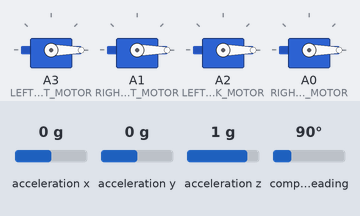
Recording of a sketch running on a simulated Arduino Uno, built with avr-gcc and run on an emulated ATmega328P. Parts: 4 × servo. The inputs (shaded band) are chosen by the test bench; at power-on: acceleration x 0 g, acceleration y 0 g, acceleration z 1 g, compass heading 90°. No radio packets arrive unless stated.

Above: at 11.2 s.
11.3 s: acceleration x set to -1.4 g
At 12.7 s:
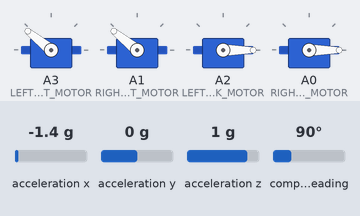
13.0 s: acceleration y set to -1.4 g
At 14.2 s:
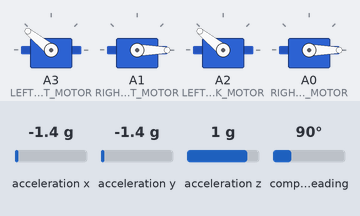
14.5 s: acceleration z set to 1.4 g
At 15.7 s:
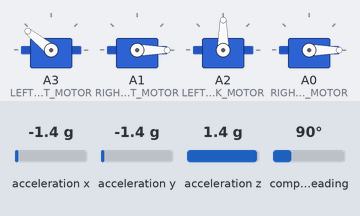
16.0 s: acceleration x set to 1.4 g
At 17.2 s:
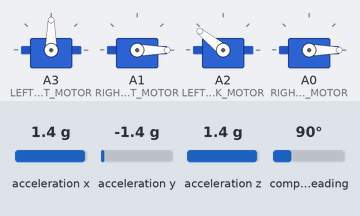
17.5 s: acceleration y set to -0.8 g
At 18.7 s:
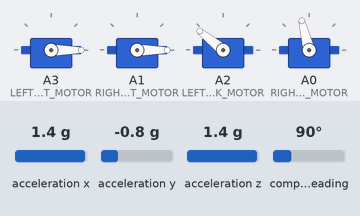
19.0 s: acceleration z set to 0.8 g
At 20.3 s:
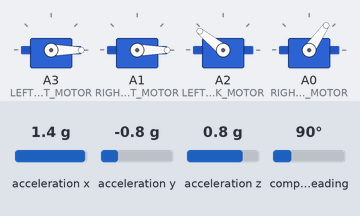
Timing chart, 0 to 21.5 s (numbered marks = the images above; inputs shaded):
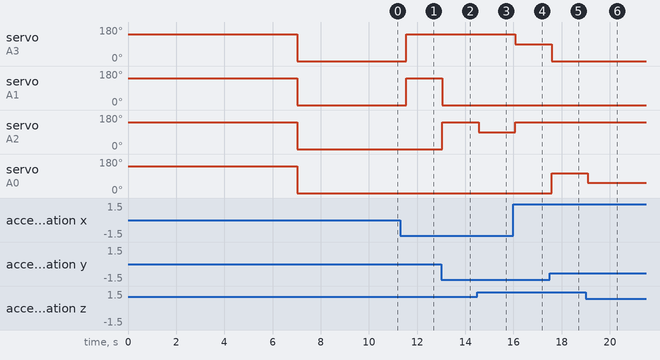

Measured:
- after the input at 11.3 s, servo on A3 (LEFT_FRONT_MOTOR), servo on A1 (RIGHT_FRONT_MOTOR): 0° → 141° after 0.24 s
- after the input at 13.0 s, servo on A1 (RIGHT_FRONT_MOTOR): 141° → 0° after 0.05 s; servo on A2 (LEFT_BACK_MOTOR): 0° → 141° after 0.05 s
- after the input at 14.5 s, servo on A2 (LEFT_BACK_MOTOR): 141° → 90° after 0.06 s
- after the input at 16.0 s, servo on A3 (LEFT_FRONT_MOTOR): 141° → 90° after 0.07 s; servo on A2 (LEFT_BACK_MOTOR): 90° → 141° after 0.07 s
- after the input at 17.5 s, servo on A3 (LEFT_FRONT_MOTOR): 90° → 0° after 0.08 s; servo on A0 (RIGHT_BACK_MOTOR): 0° → 104° after 0.08 s
- after the input at 19.0 s, servo on A0 (RIGHT_BACK_MOTOR): 104° → 55° after 0.09 s

The sketch:

quad.ino
```cpp
#include <Servo.h>
#include <string.h>
#include "imu.h"
#include "pid.h"
#include "motors.h"

#define PITCH_P 100.0
#define PITCH_I 0.0
#define PITCH_D 0.0
#define ROLL_P 100.0
#define ROLL_I 0.0
#define ROLL_D 0.0
#define YAW_P 100.0
#define YAW_I 0.0
#define YAW_D 0.0

// #define SERIAL
#define RADIO

#ifdef SERIAL
  #define SETUP_LOGGER Serial.begin(9600); while(!Serial);
  #define LOG(x) Serial.println(x);
#endif

#ifdef RADIO
  #define SETUP_LOGGER setup_radio();
  #define LOG(x) radio_write(x);
#endif

volatile int throttle = 0;
volatile int pitch = 0;
volatile int roll = 0;
volatile int yaw = 0;

PID pitch_pid;
PID roll_pid;
PID yaw_pid;

Orientation init_orientation;

void setup() {
  SETUP_LOGGER;
  LOG("System Setting Up");
  LOG("Setting Up Reciever");
  setup_reciever();
  LOG("Calibrating Motors");
  attach_motors();
  calibrate_motors();
  LOG("Creating pids");
  pitch_pid = create_pid(PITCH_P, PITCH_I, PITCH_D);
  roll_pid = create_pid(ROLL_P, ROLL_I, ROLL_D);
  yaw_pid = create_pid(YAW_P, YAW_I, YAW_D);
  LOG("Setting up IMU");
  imu_initialize();
  LOG("Fetching Initial Position");
  init_orientation = current_orientation();
  LOG("System Up");
}

void loop() {
  Orientation current_orient = current_orientation();
  Orientation error = orientation_diff(&init_orientation, &current_orient);
  int new_pitch = update_pid(&pitch_pid, error.pitch) + pitch;
  int new_roll = update_pid(&roll_pid, error.roll) + roll;
  char status_string[100];
  sprintf(status_string, "New Pitch:\t%i\tNew Roll:\t%i", new_pitch, new_roll);
  // char * status_string = strformat("New Pitch:\t%d\tNew Roll:\t%d", new_pitch, new_roll);
  LOG(status_string);

  // Yaw pid is disabled for reasons...
  //
  // int new_yaw = update_pid(&yaw_pid, error.yaw) + yaw;
  // Serial.print("\tNew Yaw:\t");
  // Serial.println(new_yaw);
  //
  motorStruct motor_data = create_motor_struct(throttle, new_pitch, new_roll, 0);
  update_motors(motor_data);
  delay(500);
}
```

imu.h
```cpp
typedef struct StructOrientation {
  float pitch;
  float roll;
  float yaw;
} Orientation;

void imu_initialize();
Orientation current_orientation();
Orientation orientation_diff(Orientation *x, Orientation *y);
```

imu.ino
```cpp
#include <Adafruit_Sensor.h>
#include <Adafruit_BNO055.h>

#define RADIANS_TO_DEGREES(x) x * 57.2958

#define MICROSEC_TO_HERTZ(x) (1.0/x)

Adafruit_BNO055 orient = Adafruit_BNO055();

void imu_initialize(){
  if (!orient.begin()){
    LOG("Oops ... unable to initialize the L3GD20. Check your wiring!");
    while (1);
  }
}

Orientation current_orientation(){
  sensors_event_t event;
  orient.getEvent(&event);

  // heading and roll are swapped because the imu is on wrong
  return {
    .pitch = event.orientation.pitch,
    .roll = event.orientation.heading,
    .yaw = event.orientation.roll
  };
}

Orientation orientation_diff(Orientation *x, Orientation *y){
  return {
    .pitch = x->pitch - y->pitch,
    .roll = x->roll - y->roll,
    .yaw = x->yaw - y->yaw
  };
}
```

motors.h
```cpp
typedef struct StructmotorStruct {
  int left_front;
  int right_front;
  int left_back;
  int right_back;
} motorStruct;

void attach_motors();
motorStruct create_motor_struct(int throttle, int pitch, int roll, int yaw);
void calibrate_motors();
int scope_motor_values(int in);
void print_motor_struct(motorStruct data);
void update_motors(motorStruct data);
```

motors.ino
```cpp
#define LEFT_FRONT_MOTOR A3
#define RIGHT_FRONT_MOTOR A1
#define LEFT_BACK_MOTOR A2
#define RIGHT_BACK_MOTOR A0

#define MIN_MOTOR_VALUE 500
#define MAX_MOTOR_VALUE 2000

Servo left_front_motor;
Servo right_front_motor;
Servo left_back_motor;
Servo right_back_motor;

motorStruct zero_struct {0,0,0,0};
motorStruct max_struct {2000, 2000, 2000, 2000};

void attach_motors(){
  left_front_motor.attach(LEFT_FRONT_MOTOR);
  right_front_motor.attach(RIGHT_FRONT_MOTOR);
  left_back_motor.attach(LEFT_BACK_MOTOR);
  right_back_motor.attach(RIGHT_BACK_MOTOR);
}

motorStruct create_motor_struct(int throttle, int pitch, int roll, int yaw){
  return {
    .left_front = scope_motor_values(throttle + pitch - roll + yaw + 500),
    .right_front = scope_motor_values(throttle + pitch + roll - yaw + 500),
    .left_back = scope_motor_values(throttle - pitch - roll - yaw + 500),
    .right_back = scope_motor_values(throttle - pitch + roll + yaw + 500)
  };
}

void calibrate_motors(){
  update_motors(max_struct);
  delay(3000);
  update_motors(zero_struct);
  delay(3000);
}

int scope_motor_values(int in){
  if(in < MIN_MOTOR_VALUE){
    return MIN_MOTOR_VALUE;
  } else if(in > MAX_MOTOR_VALUE){
    return MAX_MOTOR_VALUE;
  } else {
    return in;
  }
}

void print_motor_struct(motorStruct data){
  char motor_string[100];
  sprintf(motor_string,
          "\nLeft Front:\t%d\tRight Front:\t%d\tLeft Back:\t%d\tRightBack:\t%d",
          data.left_front,
          data.right_front,
          data.left_back,
          data.right_back);
  LOG(motor_string);
}

void update_motors(motorStruct data){
  // print_motor_struct(data);
  left_front_motor.writeMicroseconds(data.left_front);
  right_front_motor.writeMicroseconds(data.right_front);
  left_back_motor.writeMicroseconds(data.left_back);
  right_back_motor.writeMicroseconds(data.right_back);
}
```

pid.h
```cpp
typedef struct StructPID {
  float p;
  float d;
  float i;
  float last_time;
  float rolling_error;
  float last_error;
} PID;

PID create_pid(float p, float d, float i);
int update_pid(PID * pid, float error);
```

pid.ino
```cpp
PID create_pid(float p, float d, float i){
  return {
    .p = p,
    .d = d,
    .i = i,
    .last_time = micros(),
    .rolling_error = 0,
    .last_error = 0
  };
}

int update_pid(PID * pid, float error){
  int time = micros();
  int delta_time = time - pid->last_time;
  int p_correct = pid->p * error;
  int i_error = error * delta_time + pid->rolling_error ;
  int d_correct = (pid->last_error - error) / delta_time * pid->d;
  pid->last_time = time;
  pid->rolling_error = i_error;
  pid->last_error = error;

  return (i_error * pid->i) + p_correct + d_correct;
}
```

radio.ino
```cpp
// Feather9x_RX
// -*- mode: C++ -*-
// Example sketch showing how to create a simple messaging client (receiver)
// with the RH_RF95 class. RH_RF95 class does not provide for addressing or
// reliability, so you should only use RH_RF95 if you do not need the higher
// level messaging abilities.
// It is designed to work with the other example Feather9x_TX

#include <SPI.h>
#include <RH_RF95.h>

/* for feather32u4
#define RFM95_CS 8
#define RFM95_RST 4
#define RFM95_INT 7
*/

/* for feather m0 */
#define RFM95_CS 8
#define RFM95_RST 4
#define RFM95_INT 3


/* for shield
#define RFM95_CS 10
#define RFM95_RST 9
#define RFM95_INT 7
*/


/* for ESP w/featherwing
#define RFM95_CS  2    // "E"
#define RFM95_RST 16   // "D"
#define RFM95_INT 15   // "B"
*/

/* Feather 32u4 w/wing
#define RFM95_RST     11   // "A"
#define RFM95_CS      10   // "B"
#define RFM95_INT     2    // "SDA" (only SDA/SCL/RX/TX have IRQ!)
*/

/* Feather m0 w/wing
#define RFM95_RST     11   // "A"
#define RFM95_CS      10   // "B"
#define RFM95_INT     6    // "D"
*/

/* Teensy 3.x w/wing
#define RFM95_RST     9   // "A"
#define RFM95_CS      10   // "B"
#define RFM95_INT     4    // "C"
*/

// Change to 434.0 or other frequency, must match RX's freq!
#define RF95_FREQ 900.0

// Singleton instance of the radio driver
RH_RF95 rf95(RFM95_CS, RFM95_INT);

// Blinky on receipt
#define LED 13

void setup_radio(){
  pinMode(RFM95_RST, OUTPUT);
  digitalWrite(RFM95_RST, HIGH);

  // manual reset
  digitalWrite(RFM95_RST, LOW);
  delay(10);
  digitalWrite(RFM95_RST, HIGH);
  delay(10);

  while(!rf95.init());
  // Defaults after init are 434.0MHz, modulation GFSK_Rb250Fd250, +13dbM
  while(!rf95.setFrequency(RF95_FREQ));
  // Defaults after init are 434.0MHz, 13dBm, Bw = 125 kHz, Cr = 4/5, Sf = 128chips/symbol, CRC on

  // The default transmitter power is 13dBm, using PA_BOOST.
  // If you are using RFM95/96/97/98 modules which uses the PA_BOOST transmitter pin, then
  // you can set transmitter powers from 5 to 23 dBm:
  rf95.setTxPower(23, false);
}

void radio_write(char * buf_to_send){
  int len = strlen(buf_to_send);
  rf95.send((uint8_t *) buf_to_send, len);
}
```

reciever.ino
```cpp
volatile int throttle_time;
volatile int pitch_time;
volatile int roll_time;
volatile int yaw_time;
volatile int kill_time;

int throttle_low;
int pitch_mid = 0;
int roll_mid = 0;
int yaw_mid = 0;

#define THROTTLE_RC_PIN 5
#define PITCH_RC_PIN 6
#define ROLL_RC_PIN 10
#define YAW_RC_PIN 11
#define KILL_RC_PIN 12

void setup_reciever() {
  attachInterrupt(THROTTLE_RC_PIN, rising_throttle, RISING);
  attachInterrupt(PITCH_RC_PIN, rising_pitch, RISING);
  attachInterrupt(ROLL_RC_PIN, rising_roll, RISING);
  attachInterrupt(YAW_RC_PIN, rising_yaw, RISING);
  // attachInterrupt(KILL_RC_PIN, rising_kill, RISING);

  delay(2000);

  LOG("Calibrating Reciever");
  calibrate_reciever();
  LOG("Reciever Calibrated");
}

void calibrate_reciever(){
  // int high_pitch = 0;
  // int low_pitch = 2000;
  // int high_roll = 0;
  // int low_roll = 2000;
  // int high_yaw = 0;
  // int low_yaw = 2000;
  //
  // int until = millis() + 5000;
  //
  // Serial.println(until);
  // while(until > millis()){
  //   // Serial.println(millis());
  //   int current_throttle = throttle;
  //   int current_pitch = pitch;
  //   int current_roll = roll;
  //   int current_yaw = yaw;
  //
  //   if(current_throttle < throttle_low){
  //     throttle_low = current_throttle;
  //   }
  //
  //   if(current_pitch > high_pitch){
  //     high_pitch = current_pitch;
  //   } else if(current_pitch < low_pitch){
  //     low_pitch = current_pitch;
  //   }
  //
  //   if(current_roll > high_roll){
  //     high_roll = current_roll;
  //   } else if(current_roll < low_roll){
  //     low_roll = current_roll;
  //   }
  //
  //   if(current_yaw > high_yaw){
  //     high_yaw = current_yaw;
  //   } else if(current_yaw < low_yaw){
  //     low_yaw = current_yaw;
  //   }
  // }

  LOG("Calibrated Maxes");
  // delay(1000);
  int i = 0;
  int p_sum = 0;
  int r_sum = 0;
  int y_sum = 0;
  int t_sum = 0;
  for(i = 0; i < 10; i++){
    p_sum += pitch;
    r_sum += roll;
    y_sum += yaw;
    t_sum += throttle;
    delay(200);
  }

  pitch_mid = p_sum / 10;
  roll_mid = r_sum / 10;
  yaw_mid = y_sum / 10;
  throttle_low = t_sum / 10;

  char p_string[100];
  char r_string[100];
  char y_string[100];
  sprintf(p_string, "pitch_mid\t%d", pitch_mid);
  sprintf(r_string, "roll_mid\t%d", roll_mid);
  sprintf(y_string, "yaw_mid\t%d", yaw_mid);
  LOG(p_string);
  LOG(r_string);
  LOG(y_string);
}

void rising_kill() {
  kill_time = micros();
  attachInterrupt(KILL_RC_PIN, falling_kill, FALLING);
}

void falling_kill(){
  int kill = micros() - kill_time;
  char string[100];
  sprintf(string, "Kill:\t%d", kill);
  LOG(string);
  attachInterrupt(KILL_RC_PIN, rising_kill, RISING);
  // TODO: KILL LOGIC GOES HERE
}

void rising_throttle() {
  throttle_time = micros();
  attachInterrupt(THROTTLE_RC_PIN, falling_throttle, FALLING);
}

void falling_throttle() {
  throttle = micros() - throttle_time - throttle_low;
  attachInterrupt(THROTTLE_RC_PIN, rising_throttle, RISING);
}

void rising_pitch() {
  pitch_time = micros();
  attachInterrupt(PITCH_RC_PIN, falling_pitch, FALLING);
}

void falling_pitch() {
  pitch = micros() - pitch_time - pitch_mid;
  attachInterrupt(PITCH_RC_PIN, rising_pitch, RISING);
}

void rising_roll() {
  roll_time = micros();
  attachInterrupt(ROLL_RC_PIN, falling_roll, FALLING);
}

void falling_roll() {
  roll = micros() - roll_time - roll_mid;
  attachInterrupt(ROLL_RC_PIN, rising_roll, RISING);
}

void rising_yaw() {
  yaw_time = micros();
  attachInterrupt(YAW_RC_PIN, falling_yaw, FALLING);
}

void falling_yaw() {
  yaw = micros() - yaw_time - yaw_mid;
  attachInterrupt(YAW_RC_PIN, rising_yaw, RISING);
}
```
